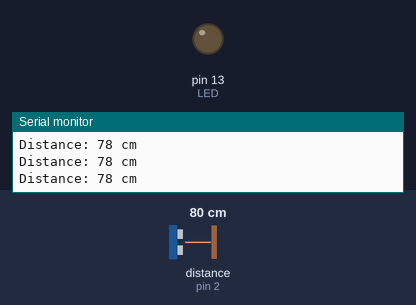
A sketch run on a simulated Arduino Uno, built with avr-gcc and run on an emulated ATmega328P. Shown: output pins drawn as LEDs (lit = HIGH), the last lines printed to the serial monitor. Wiring (inferred from the names in the program): ultrasonic range finder: trigger pin 3; echo pin 2. The inputs (shaded band) are chosen by the test bench; at power-on: distance to the obstacle (sensor on pin 2) 80 cm. The echo pulse lasts 58.3 µs per cm; pins used as bus, display or sensor lines are not drawn.

Above: at 1.2 s.
1.3 s: distance to the obstacle (sensor on pin 2) set to 7 cm
4.3 s: distance to the obstacle (sensor on pin 2) set to 4 cm
At 5.5 s:
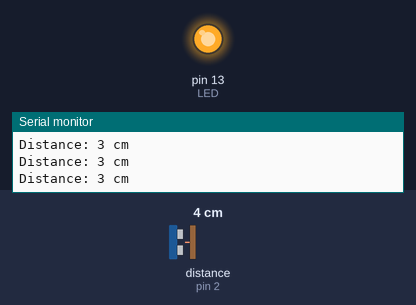
Timing chart, 0 to 7.3 s (numbered marks = the images above; inputs shaded):
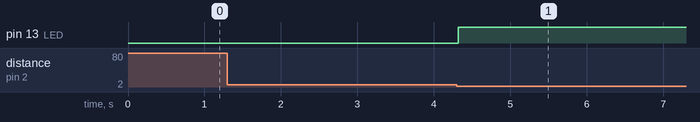

Measured:
- the behaviour switches between 6 and 5 cm on distance to the obstacle (sensor on pin 2) (found by bisection; images 0 and 1)
- after the input at 4.3 s, pin 13 (LED): LOW → HIGH at once

The sketch:

stop_light_mini_prototype.ino
```cpp
// ---------------------------------------------------------------- //
// Arduino Ultrasoninc Sensor HC-SR04
// Re-writed by Arbi Abdul Jabbaar
// Using Arduino IDE 1.8.7
// Using HC-SR04 Module
// Tested on 17 September 2019
// ---------------------------------------------------------------- //

#define echoPin 2 // attach pin D2 Arduino to pin Echo of HC-SR04
#define trigPin 3 //attach pin D3 Arduino to pin Trig of HC-SR04
#define LED 13  // The pin the LED is connected to

// defines variables
long duration; // variable for the duration of sound wave travel
int distance; // variable for the distance measurement

void setup() {
  pinMode(trigPin, OUTPUT); // Sets the trigPin as an OUTPUT
  pinMode(echoPin, INPUT); // Sets the echoPin as an INPUT
  pinMode(LED, OUTPUT); // Declare the LED as an output
  Serial.begin(9600); // // Serial Communication is starting with 9600 of baudrate speed
  Serial.println("Ultrasonic Sensor HC-SR04 Test"); // print some text in Serial Monitor
}
void loop() {
  // Clears the trigPin condition
  digitalWrite(trigPin, LOW);
  delayMicroseconds(2);
  // Sets the trigPin HIGH (ACTIVE) for 10 microseconds
  digitalWrite(trigPin, HIGH);
  delayMicroseconds(10);
  digitalWrite(trigPin, LOW);
  // Reads the echoPin, returns the sound wave travel time in microseconds
  duration = pulseIn(echoPin, HIGH);
  // Calculating the distance
  distance = duration * 0.034 / 2; // Speed of sound wave divided by 2 (go and back)
  // Displays the distance on the Serial Monitor
  Serial.print("Distance: ");
  Serial.print(distance);
  Serial.println(" cm");

  if(distance < 5 && distance > 0){//turn LED on if US sensor detects distance
     digitalWrite(LED, HIGH); // Turn the LED on;
  }
}
```
